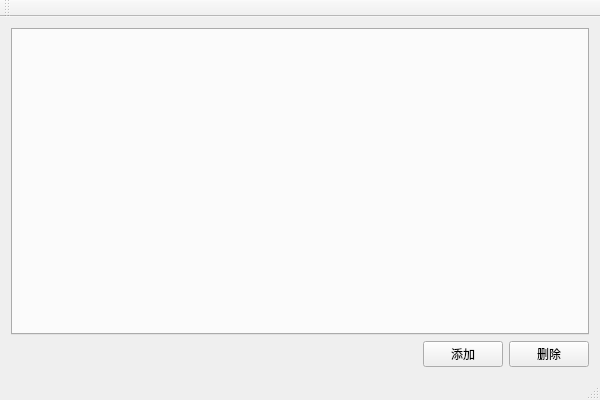
<?xml version="1.0" encoding="UTF-8"?>
<ui version="4.0">
 <class>test_9_2Class</class>
 <widget class="QMainWindow" name="test_9_2Class">
  <property name="geometry">
   <rect>
    <x>0</x>
    <y>0</y>
    <width>600</width>
    <height>400</height>
   </rect>
  </property>
  <property name="windowTitle">
   <string>test_9_2</string>
  </property>
  <widget class="QWidget" name="centralWidget">
   <layout class="QVBoxLayout" name="verticalLayout">
    <item>
     <widget class="QTabWidget" name="tabWidget"/>
    </item>
    <item>
     <layout class="QHBoxLayout" name="horizontalLayout">
      <item>
       <spacer name="horizontalSpacer">
        <property name="orientation">
         <enum>Qt::Horizontal</enum>
        </property>
        <property name="sizeHint" stdset="0">
         <size>
          <width>40</width>
          <height>20</height>
         </size>
        </property>
       </spacer>
      </item>
      <item>
       <widget class="QPushButton" name="btnadd">
        <property name="text">
         <string>添加</string>
        </property>
       </widget>
      </item>
      <item>
       <widget class="QPushButton" name="btndelete">
        <property name="text">
         <string>删除</string>
        </property>
       </widget>
      </item>
     </layout>
    </item>
   </layout>
  </widget>
  <widget class="QMenuBar" name="menuBar">
   <property name="geometry">
    <rect>
     <x>0</x>
     <y>0</y>
     <width>600</width>
     <height>23</height>
    </rect>
   </property>
  </widget>
  <widget class="QToolBar" name="mainToolBar">
   <attribute name="toolBarArea">
    <enum>TopToolBarArea</enum>
   </attribute>
   <attribute name="toolBarBreak">
    <bool>false</bool>
   </attribute>
  </widget>
  <widget class="QStatusBar" name="statusBar"/>
 </widget>
 <layoutdefault spacing="6" margin="11"/>
 <resources>
  <include location="test_9_2.qrc"/>
 </resources>
 <connections/>
</ui>
